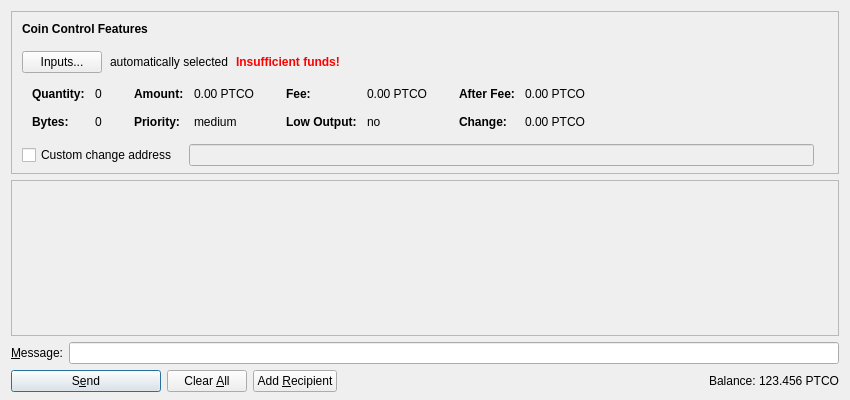
<?xml version="1.0" encoding="UTF-8"?>
<ui version="4.0">
 <class>SendCoinsDialog</class>
 <widget class="QDialog" name="SendCoinsDialog">
  <property name="geometry">
   <rect>
    <x>0</x>
    <y>0</y>
    <width>850</width>
    <height>400</height>
   </rect>
  </property>
  <property name="windowTitle">
   <string>Send Coins</string>
  </property>
  <layout class="QVBoxLayout" name="verticalLayout" stretch="0,1,0,0">
   <property name="bottomMargin">
    <number>8</number>
   </property>
   <item>
    <widget class="QFrame" name="frameCoinControl">
     <property name="sizePolicy">
      <sizepolicy hsizetype="Expanding" vsizetype="Expanding">
       <horstretch>0</horstretch>
       <verstretch>0</verstretch>
      </sizepolicy>
     </property>
     <property name="maximumSize">
      <size>
       <width>16777215</width>
       <height>16777215</height>
      </size>
     </property>
     <property name="frameShape">
      <enum>QFrame::StyledPanel</enum>
     </property>
     <property name="frameShadow">
      <enum>QFrame::Sunken</enum>
     </property>
     <layout class="QVBoxLayout" name="verticalLayoutCoinControl2">
      <property name="spacing">
       <number>0</number>
      </property>
      <property name="leftMargin">
       <number>0</number>
      </property>
      <property name="topMargin">
       <number>0</number>
      </property>
      <property name="rightMargin">
       <number>0</number>
      </property>
      <property name="bottomMargin">
       <number>6</number>
      </property>
      <item>
       <layout class="QVBoxLayout" name="verticalLayoutCoinControl" stretch="0,0,0,0,1">
        <property name="spacing">
         <number>0</number>
        </property>
        <property name="leftMargin">
         <number>10</number>
        </property>
        <property name="topMargin">
         <number>10</number>
        </property>
        <item>
         <layout class="QHBoxLayout" name="horizontalLayoutCoinControl1">
          <property name="bottomMargin">
           <number>15</number>
          </property>
          <item>
           <widget class="QLabel" name="labelCoinControlFeatures">
            <property name="sizePolicy">
             <sizepolicy hsizetype="Preferred" vsizetype="Maximum">
              <horstretch>0</horstretch>
              <verstretch>0</verstretch>
             </sizepolicy>
            </property>
            <property name="font">
             <font>
              <weight>75</weight>
              <bold>true</bold>
             </font>
            </property>
            <property name="styleSheet">
             <string notr="true">font-weight:bold;</string>
            </property>
            <property name="text">
             <string>Coin Control Features</string>
            </property>
           </widget>
          </item>
         </layout>
        </item>
        <item>
         <layout class="QHBoxLayout" name="horizontalLayoutCoinControl2" stretch="0,0,0,0">
          <property name="spacing">
           <number>8</number>
          </property>
          <property name="bottomMargin">
           <number>10</number>
          </property>
          <item>
           <widget class="QPushButton" name="pushButtonCoinControl">
            <property name="styleSheet">
             <string notr="true"/>
            </property>
            <property name="text">
             <string>Inputs...</string>
            </property>
           </widget>
          </item>
          <item>
           <widget class="QLabel" name="labelCoinControlAutomaticallySelected">
            <property name="text">
             <string>automatically selected</string>
            </property>
            <property name="margin">
             <number>5</number>
            </property>
           </widget>
          </item>
          <item>
           <widget class="QLabel" name="labelCoinControlInsuffFunds">
            <property name="font">
             <font>
              <weight>75</weight>
              <bold>true</bold>
             </font>
            </property>
            <property name="styleSheet">
             <string notr="true">color:red;font-weight:bold;</string>
            </property>
            <property name="text">
             <string>Insufficient funds!</string>
            </property>
            <property name="margin">
             <number>5</number>
            </property>
           </widget>
          </item>
          <item>
           <spacer name="horizontalSpacerCoinControl">
            <property name="orientation">
             <enum>Qt::Horizontal</enum>
            </property>
            <property name="sizeHint" stdset="0">
             <size>
              <width>40</width>
              <height>1</height>
             </size>
            </property>
           </spacer>
          </item>
         </layout>
        </item>
        <item>
         <widget class="QWidget" name="widgetCoinControl" native="true">
          <property name="sizePolicy">
           <sizepolicy hsizetype="Preferred" vsizetype="Preferred">
            <horstretch>0</horstretch>
            <verstretch>0</verstretch>
           </sizepolicy>
          </property>
          <property name="minimumSize">
           <size>
            <width>0</width>
            <height>0</height>
           </size>
          </property>
          <property name="styleSheet">
           <string notr="true"/>
          </property>
          <layout class="QHBoxLayout" name="horizontalLayoutCoinControl5">
           <property name="margin">
            <number>0</number>
           </property>
           <item>
            <layout class="QHBoxLayout" name="horizontalLayoutCoinControl3" stretch="0,0,0,1">
             <property name="spacing">
              <number>20</number>
             </property>
             <property name="topMargin">
              <number>0</number>
             </property>
             <property name="bottomMargin">
              <number>10</number>
             </property>
             <item>
              <layout class="QFormLayout" name="formLayoutCoinControl1">
               <property name="horizontalSpacing">
                <number>10</number>
               </property>
               <property name="verticalSpacing">
                <number>14</number>
               </property>
               <property name="leftMargin">
                <number>10</number>
               </property>
               <property name="topMargin">
                <number>4</number>
               </property>
               <property name="rightMargin">
                <number>6</number>
               </property>
               <item row="0" column="0">
                <widget class="QLabel" name="labelCoinControlQuantityText">
                 <property name="font">
                  <font>
                   <weight>75</weight>
                   <bold>true</bold>
                  </font>
                 </property>
                 <property name="text">
                  <string>Quantity:</string>
                 </property>
                 <property name="margin">
                  <number>0</number>
                 </property>
                </widget>
               </item>
               <item row="0" column="1">
                <widget class="QLabel" name="labelCoinControlQuantity">
                 <property name="cursor">
                  <cursorShape>IBeamCursor</cursorShape>
                 </property>
                 <property name="contextMenuPolicy">
                  <enum>Qt::ActionsContextMenu</enum>
                 </property>
                 <property name="text">
                  <string notr="true">0</string>
                 </property>
                 <property name="margin">
                  <number>0</number>
                 </property>
                 <property name="textInteractionFlags">
                  <set>Qt::LinksAccessibleByMouse|Qt::TextSelectableByKeyboard|Qt::TextSelectableByMouse</set>
                 </property>
                </widget>
               </item>
               <item row="1" column="0">
                <widget class="QLabel" name="labelCoinControlBytesText">
                 <property name="font">
                  <font>
                   <weight>75</weight>
                   <bold>true</bold>
                  </font>
                 </property>
                 <property name="text">
                  <string>Bytes:</string>
                 </property>
                </widget>
               </item>
               <item row="1" column="1">
                <widget class="QLabel" name="labelCoinControlBytes">
                 <property name="cursor">
                  <cursorShape>IBeamCursor</cursorShape>
                 </property>
                 <property name="contextMenuPolicy">
                  <enum>Qt::ActionsContextMenu</enum>
                 </property>
                 <property name="text">
                  <string notr="true">0</string>
                 </property>
                 <property name="textInteractionFlags">
                  <set>Qt::LinksAccessibleByMouse|Qt::TextSelectableByKeyboard|Qt::TextSelectableByMouse</set>
                 </property>
                </widget>
               </item>
              </layout>
             </item>
             <item>
              <layout class="QFormLayout" name="formLayoutCoinControl2">
               <property name="horizontalSpacing">
                <number>10</number>
               </property>
               <property name="verticalSpacing">
                <number>14</number>
               </property>
               <property name="leftMargin">
                <number>6</number>
               </property>
               <property name="topMargin">
                <number>4</number>
               </property>
               <property name="rightMargin">
                <number>6</number>
               </property>
               <item row="0" column="0">
                <widget class="QLabel" name="labelCoinControlAmountText">
                 <property name="font">
                  <font>
                   <weight>75</weight>
                   <bold>true</bold>
                  </font>
                 </property>
                 <property name="text">
                  <string>Amount:</string>
                 </property>
                 <property name="margin">
                  <number>0</number>
                 </property>
                </widget>
               </item>
               <item row="0" column="1">
                <widget class="QLabel" name="labelCoinControlAmount">
                 <property name="cursor">
                  <cursorShape>IBeamCursor</cursorShape>
                 </property>
                 <property name="contextMenuPolicy">
                  <enum>Qt::ActionsContextMenu</enum>
                 </property>
                 <property name="text">
                  <string notr="true">0.00 PTCO</string>
                 </property>
                 <property name="textInteractionFlags">
                  <set>Qt::LinksAccessibleByMouse|Qt::TextSelectableByKeyboard|Qt::TextSelectableByMouse</set>
                 </property>
                </widget>
               </item>
               <item row="1" column="0">
                <widget class="QLabel" name="labelCoinControlPriorityText">
                 <property name="font">
                  <font>
                   <weight>75</weight>
                   <bold>true</bold>
                  </font>
                 </property>
                 <property name="text">
                  <string>Priority:</string>
                 </property>
                </widget>
               </item>
               <item row="1" column="1">
                <widget class="QLabel" name="labelCoinControlPriority">
                 <property name="cursor">
                  <cursorShape>IBeamCursor</cursorShape>
                 </property>
                 <property name="contextMenuPolicy">
                  <enum>Qt::ActionsContextMenu</enum>
                 </property>
                 <property name="text">
                  <string notr="true">medium</string>
                 </property>
                 <property name="textInteractionFlags">
                  <set>Qt::LinksAccessibleByMouse|Qt::TextSelectableByKeyboard|Qt::TextSelectableByMouse</set>
                 </property>
                </widget>
               </item>
              </layout>
             </item>
             <item>
              <layout class="QFormLayout" name="formLayoutCoinControl3">
               <property name="horizontalSpacing">
                <number>10</number>
               </property>
               <property name="verticalSpacing">
                <number>14</number>
               </property>
               <property name="leftMargin">
                <number>6</number>
               </property>
               <property name="topMargin">
                <number>4</number>
               </property>
               <property name="rightMargin">
                <number>6</number>
               </property>
               <item row="0" column="0">
                <widget class="QLabel" name="labelCoinControlFeeText">
                 <property name="font">
                  <font>
                   <weight>75</weight>
                   <bold>true</bold>
                  </font>
                 </property>
                 <property name="text">
                  <string>Fee:</string>
                 </property>
                 <property name="margin">
                  <number>0</number>
                 </property>
                </widget>
               </item>
               <item row="0" column="1">
                <widget class="QLabel" name="labelCoinControlFee">
                 <property name="cursor">
                  <cursorShape>IBeamCursor</cursorShape>
                 </property>
                 <property name="contextMenuPolicy">
                  <enum>Qt::ActionsContextMenu</enum>
                 </property>
                 <property name="text">
                  <string notr="true">0.00 PTCO</string>
                 </property>
                 <property name="textInteractionFlags">
                  <set>Qt::LinksAccessibleByMouse|Qt::TextSelectableByKeyboard|Qt::TextSelectableByMouse</set>
                 </property>
                </widget>
               </item>
               <item row="1" column="0">
                <widget class="QLabel" name="labelCoinControlLowOutputText">
                 <property name="font">
                  <font>
                   <weight>75</weight>
                   <bold>true</bold>
                  </font>
                 </property>
                 <property name="text">
                  <string>Low Output:</string>
                 </property>
                </widget>
               </item>
               <item row="1" column="1">
                <widget class="QLabel" name="labelCoinControlLowOutput">
                 <property name="cursor">
                  <cursorShape>IBeamCursor</cursorShape>
                 </property>
                 <property name="contextMenuPolicy">
                  <enum>Qt::ActionsContextMenu</enum>
                 </property>
                 <property name="text">
                  <string notr="true">no</string>
                 </property>
                 <property name="textInteractionFlags">
                  <set>Qt::LinksAccessibleByMouse|Qt::TextSelectableByKeyboard|Qt::TextSelectableByMouse</set>
                 </property>
                </widget>
               </item>
              </layout>
             </item>
             <item>
              <layout class="QFormLayout" name="formLayoutCoinControl4">
               <property name="horizontalSpacing">
                <number>10</number>
               </property>
               <property name="verticalSpacing">
                <number>14</number>
               </property>
               <property name="leftMargin">
                <number>6</number>
               </property>
               <property name="topMargin">
                <number>4</number>
               </property>
               <property name="rightMargin">
                <number>6</number>
               </property>
               <item row="0" column="0">
                <widget class="QLabel" name="labelCoinControlAfterFeeText">
                 <property name="font">
                  <font>
                   <weight>75</weight>
                   <bold>true</bold>
                  </font>
                 </property>
                 <property name="text">
                  <string>After Fee:</string>
                 </property>
                 <property name="margin">
                  <number>0</number>
                 </property>
                </widget>
               </item>
               <item row="0" column="1">
                <widget class="QLabel" name="labelCoinControlAfterFee">
                 <property name="cursor">
                  <cursorShape>IBeamCursor</cursorShape>
                 </property>
                 <property name="contextMenuPolicy">
                  <enum>Qt::ActionsContextMenu</enum>
                 </property>
                 <property name="text">
                  <string notr="true">0.00 PTCO</string>
                 </property>
                 <property name="textInteractionFlags">
                  <set>Qt::LinksAccessibleByMouse|Qt::TextSelectableByKeyboard|Qt::TextSelectableByMouse</set>
                 </property>
                </widget>
               </item>
               <item row="1" column="0">
                <widget class="QLabel" name="labelCoinControlChangeText">
                 <property name="font">
                  <font>
                   <weight>75</weight>
                   <bold>true</bold>
                  </font>
                 </property>
                 <property name="text">
                  <string>Change:</string>
                 </property>
                </widget>
               </item>
               <item row="1" column="1">
                <widget class="QLabel" name="labelCoinControlChange">
                 <property name="cursor">
                  <cursorShape>IBeamCursor</cursorShape>
                 </property>
                 <property name="contextMenuPolicy">
                  <enum>Qt::ActionsContextMenu</enum>
                 </property>
                 <property name="text">
                  <string notr="true">0.00 PTCO</string>
                 </property>
                 <property name="textInteractionFlags">
                  <set>Qt::LinksAccessibleByMouse|Qt::TextSelectableByKeyboard|Qt::TextSelectableByMouse</set>
                 </property>
                </widget>
               </item>
              </layout>
             </item>
            </layout>
           </item>
          </layout>
         </widget>
        </item>
        <item>
         <layout class="QHBoxLayout" name="horizontalLayoutCoinControl4" stretch="0,0,0">
          <property name="spacing">
           <number>12</number>
          </property>
          <property name="sizeConstraint">
           <enum>QLayout::SetDefaultConstraint</enum>
          </property>
          <property name="topMargin">
           <number>5</number>
          </property>
          <property name="rightMargin">
           <number>5</number>
          </property>
          <item>
           <widget class="QCheckBox" name="checkBoxCoinControlChange">
            <property name="toolTip">
             <string>If this is activated, but the change address is empty or invalid, change will be sent to a newly generated address.</string>
            </property>
            <property name="text">
             <string>Custom change address</string>
            </property>
           </widget>
          </item>
          <item>
           <widget class="QValidatedLineEdit" name="lineEditCoinControlChange">
            <property name="enabled">
             <bool>false</bool>
            </property>
            <property name="sizePolicy">
             <sizepolicy hsizetype="Expanding" vsizetype="Fixed">
              <horstretch>0</horstretch>
              <verstretch>0</verstretch>
             </sizepolicy>
            </property>
           </widget>
          </item>
          <item>
           <widget class="QLabel" name="labelCoinControlChangeLabel">
            <property name="sizePolicy">
             <sizepolicy hsizetype="Preferred" vsizetype="Expanding">
              <horstretch>0</horstretch>
              <verstretch>0</verstretch>
             </sizepolicy>
            </property>
            <property name="minimumSize">
             <size>
              <width>0</width>
              <height>0</height>
             </size>
            </property>
            <property name="text">
             <string/>
            </property>
            <property name="margin">
             <number>3</number>
            </property>
           </widget>
          </item>
         </layout>
        </item>
        <item>
         <spacer name="verticalSpacerCoinControl">
          <property name="orientation">
           <enum>Qt::Vertical</enum>
          </property>
          <property name="sizeHint" stdset="0">
           <size>
            <width>800</width>
            <height>1</height>
           </size>
          </property>
         </spacer>
        </item>
       </layout>
      </item>
     </layout>
    </widget>
   </item>
   <item>
    <widget class="QScrollArea" name="scrollArea">
     <property name="widgetResizable">
      <bool>true</bool>
     </property>
     <widget class="QWidget" name="scrollAreaWidgetContents">
      <property name="geometry">
       <rect>
        <x>0</x>
        <y>0</y>
        <width>830</width>
        <height>86</height>
       </rect>
      </property>
      <layout class="QVBoxLayout" name="verticalLayout_2" stretch="0,1">
       <property name="margin">
        <number>0</number>
       </property>
       <item>
        <layout class="QVBoxLayout" name="entries">
         <property name="spacing">
          <number>6</number>
         </property>
        </layout>
       </item>
       <item>
        <spacer name="verticalSpacer">
         <property name="orientation">
          <enum>Qt::Vertical</enum>
         </property>
         <property name="sizeHint" stdset="0">
          <size>
           <width>20</width>
           <height>40</height>
          </size>
         </property>
        </spacer>
       </item>
      </layout>
     </widget>
    </widget>
   </item>
   <item>
    <layout class="QHBoxLayout" name="horizontalLayout_3">
     <item>
      <widget class="QLabel" name="msg1Label">
       <property name="text">
        <string>&amp;Message:</string>
       </property>
       <property name="alignment">
        <set>Qt::AlignRight|Qt::AlignTrailing|Qt::AlignVCenter</set>
       </property>
       <property name="buddy">
        <cstring>msgLabel</cstring>
       </property>
      </widget>
     </item>
     <item>
      <widget class="QLineEdit" name="msgLabel">
       <property name="toolTip">
        <string>Enter a message to include with this transaction</string>
       </property>
      </widget>
     </item>
    </layout>
   </item>
   <item>
    <layout class="QHBoxLayout" name="horizontalLayout">
     <item>
      <widget class="QPushButton" name="sendButton">
       <property name="minimumSize">
        <size>
         <width>150</width>
         <height>0</height>
        </size>
       </property>
       <property name="toolTip">
        <string>Confirm the send action</string>
       </property>
       <property name="text">
        <string>S&amp;end</string>
       </property>
       <property name="icon">
        <iconset resource="../platinumcoin.qrc">
         <normaloff>:/icons/send</normaloff>:/icons/send</iconset>
       </property>
       <property name="default">
        <bool>true</bool>
       </property>
      </widget>
     </item>
     <item>
      <widget class="QPushButton" name="clearButton">
       <property name="sizePolicy">
        <sizepolicy hsizetype="Minimum" vsizetype="Fixed">
         <horstretch>0</horstretch>
         <verstretch>0</verstretch>
        </sizepolicy>
       </property>
       <property name="toolTip">
        <string>Clear all fields of the form.</string>
       </property>
       <property name="text">
        <string>Clear &amp;All</string>
       </property>
       <property name="icon">
        <iconset resource="../platinumcoin.qrc">
         <normaloff>:/icons/remove</normaloff>:/icons/remove</iconset>
       </property>
       <property name="autoRepeatDelay">
        <number>300</number>
       </property>
       <property name="autoDefault">
        <bool>false</bool>
       </property>
      </widget>
     </item>
     <item>
      <widget class="QPushButton" name="addButton">
       <property name="toolTip">
        <string>Send to multiple recipients at once</string>
       </property>
       <property name="text">
        <string>Add &amp;Recipient</string>
       </property>
       <property name="icon">
        <iconset resource="../platinumcoin.qrc">
         <normaloff>:/icons/add</normaloff>:/icons/add</iconset>
       </property>
       <property name="autoDefault">
        <bool>false</bool>
       </property>
      </widget>
     </item>
     <item>
      <spacer name="horizontalSpacer">
       <property name="orientation">
        <enum>Qt::Horizontal</enum>
       </property>
       <property name="sizeHint" stdset="0">
        <size>
         <width>40</width>
         <height>20</height>
        </size>
       </property>
      </spacer>
     </item>
     <item>
      <layout class="QHBoxLayout" name="horizontalLayout_2">
       <property name="spacing">
        <number>3</number>
       </property>
       <item>
        <widget class="QLabel" name="label">
         <property name="sizePolicy">
          <sizepolicy hsizetype="Preferred" vsizetype="Fixed">
           <horstretch>0</horstretch>
           <verstretch>0</verstretch>
          </sizepolicy>
         </property>
         <property name="text">
          <string>Balance:</string>
         </property>
        </widget>
       </item>
       <item>
        <widget class="QLabel" name="labelBalance">
         <property name="sizePolicy">
          <sizepolicy hsizetype="Preferred" vsizetype="Fixed">
           <horstretch>0</horstretch>
           <verstretch>0</verstretch>
          </sizepolicy>
         </property>
         <property name="cursor">
          <cursorShape>IBeamCursor</cursorShape>
         </property>
         <property name="text">
          <string notr="true">123.456 PTCO</string>
         </property>
         <property name="textInteractionFlags">
          <set>Qt::LinksAccessibleByMouse|Qt::TextSelectableByKeyboard|Qt::TextSelectableByMouse</set>
         </property>
        </widget>
       </item>
      </layout>
     </item>
    </layout>
   </item>
  </layout>
 </widget>
 <customwidgets>
  <customwidget>
   <class>QValidatedLineEdit</class>
   <extends>QLineEdit</extends>
   <header>qvalidatedlineedit.h</header>
  </customwidget>
 </customwidgets>
 <resources>
  <include location="../platinumcoin.qrc"/>
 </resources>
 <connections/>
</ui>
